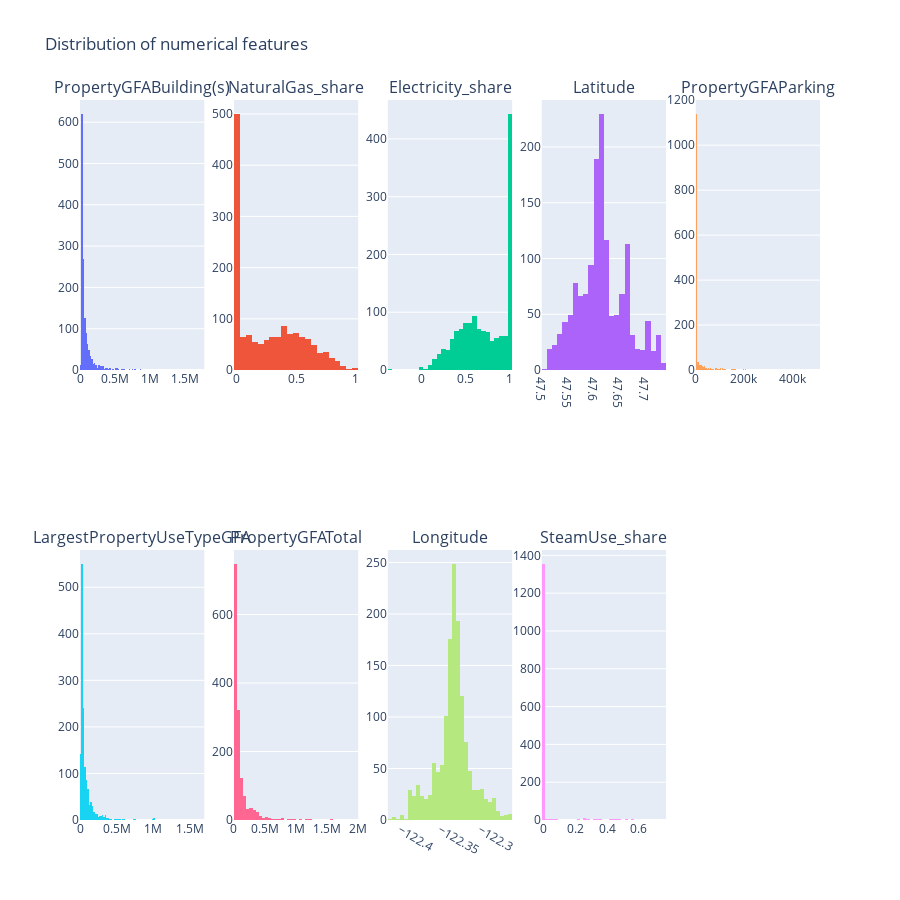

This figure's notebook cell:
### Markdown cell above
### 2.2 Distribution & outliers

### Code cell
# Distribution of continuous variables

fig = make_subplots(rows=2, cols=5, subplot_titles=continuous_features)

for i, col in enumerate(continuous_features, 1):
    trace = go.Histogram(x=df[col], showlegend=False)
    fig.add_trace(trace, row=(i-1)//5 + 1, col=(i-1)%5 + 1)

fig.update_layout(height=len(continuous_features)*100, title_text="Distribution of numerical features")
fig.show()

### Figure 1 — Plotly figure (JSON) as saved in the notebook; plotly's stock layout.template omitted (floating-point values rounded to 4 significant figures; data arrays with more than 128 entries replaced by an {"elided": "..."} marker saying what was removed)
{"data": [{"showlegend": false, "type": "histogram", "x": {"elided": "1452 int values"}, "xaxis": "x", "yaxis": "y"}, {"showlegend": false, "type": "histogram", "x": {"elided": "1452 float values"}, "xaxis": "x2", "yaxis": "y2"}, {"showlegend": false, "type": "histogram", "x": {"elided": "1452 float values"}, "xaxis": "x3", "yaxis": "y3"}, {"showlegend": false, "type": "histogram", "x": {"elided": "1452 float values"}, "xaxis": "x4", "yaxis": "y4"}, {"showlegend": false, "type": "histogram", "x": {"elided": "1452 int values"}, "xaxis": "x5", "yaxis": "y5"}, {"showlegend": false, "type": "histogram", "x": {"elided": "1452 int values"}, "xaxis": "x6", "yaxis": "y6"}, {"showlegend": false, "type": "histogram", "x": {"elided": "1452 int values"}, "xaxis": "x7", "yaxis": "y7"}, {"showlegend": false, "type": "histogram", "x": {"elided": "1452 float values"}, "xaxis": "x8", "yaxis": "y8"}, {"showlegend": false, "type": "histogram", "x": {"elided": "1452 float values"}, "xaxis": "x9", "yaxis": "y9"}], "layout": {"annotations": [{"font": {"size": 16}, "showarrow": false, "text": "PropertyGFABuilding(s)", "x": 0.084, "xanchor": "center", "xref": "paper", "y": 1, "yanchor": "bottom", "yref": "paper"}, {"font": {"size": 16}, "showarrow": false, "text": "NaturalGas_share", "x": 0.292, "xanchor": "center", "xref": "paper", "y": 1, "yanchor": "bottom", "yref": "paper"}, {"font": {"size": 16}, "showarrow": false, "text": "Electricity_share", "x": 0.5, "xanchor": "center", "xref": "paper", "y": 1, "yanchor": "bottom", "yref": "paper"}, {"font": {"size": 16}, "showarrow": false, "text": "Latitude", "x": 0.708, "xanchor": "center", "xref": "paper", "y": 1, "yanchor": "bottom", "yref": "paper"}, {"font": {"size": 16}, "showarrow": false, "text": "PropertyGFAParking", "x": 0.916, "xanchor": "center", "xref": "paper", "y": 1, "yanchor": "bottom", "yref": "paper"}, {"font": {"size": 16}, "showarrow": false, "text": "LargestPropertyUseTypeGFA", "x": 0.084, "xanchor": "center", "xref": "paper", "y": 0.375, "yanchor": "bottom", "yref": "paper"}, {"font": {"size": 16}, "showarrow": false, "text": "PropertyGFATotal", "x": 0.292, "xanchor": "center", "xref": "paper", "y": 0.375, "yanchor": "bottom", "yref": "paper"}, {"font": {"size": 16}, "showarrow": false, "text": "Longitude", "x": 0.5, "xanchor": "center", "xref": "paper", "y": 0.375, "yanchor": "bottom", "yref": "paper"}, {"font": {"size": 16}, "showarrow": false, "text": "SteamUse_share", "x": 0.708, "xanchor": "center", "xref": "paper", "y": 0.375, "yanchor": "bottom", "yref": "paper"}], "height": 900, "title": {"text": "Distribution of numerical features"}, "xaxis": {"anchor": "y", "autorange": true, "domain": [0, 0.168], "range": [-0.5, 1780000.0], "type": "linear"}, "xaxis10": {"anchor": "y10", "domain": [0.832, 1]}, "xaxis2": {"anchor": "y2", "autorange": true, "domain": [0.208, 0.376], "range": [-0.025, 1.025], "type": "linear"}, "xaxis3": {"anchor": "y3", "autorange": true, "domain": [0.416, 0.584], "range": [-0.375, 1.025], "type": "linear"}, "xaxis4": {"anchor": "y4", "autorange": true, "domain": [0.624, 0.792], "range": [47.5, 47.74], "type": "linear"}, "xaxis5": {"anchor": "y5", "autorange": true, "domain": [0.832, 1], "range": [-0.5, 515000.0], "type": "linear"}, "xaxis6": {"anchor": "y6", "autorange": true, "domain": [0, 0.168], "range": [-0.5, 1700000.0], "type": "linear"}, "xaxis7": {"anchor": "y7", "autorange": true, "domain": [0.208, 0.376], "range": [-0.5, 2000000.0], "type": "linear"}, "xaxis8": {"anchor": "y8", "autorange": true, "domain": [0.416, 0.584], "range": [-122.4, -122.3], "type": "linear"}, "xaxis9": {"anchor": "y9", "autorange": true, "domain": [0.624, 0.792], "range": [-0.01, 0.77], "type": "linear"}, "yaxis": {"anchor": "x", "autorange": true, "domain": [0.625, 1], "range": [0, 653.7]}, "yaxis10": {"anchor": "x10", "domain": [0, 0.375]}, "yaxis2": {"anchor": "x2", "autorange": true, "domain": [0.625, 1], "range": [0, 527.4]}, "yaxis3": {"anchor": "x3", "autorange": true, "domain": [0.625, 1], "range": [0, 467.4]}, "yaxis4": {"anchor": "x4", "autorange": true, "domain": [0.625, 1], "range": [0, 242.1]}, "yaxis5": {"anchor": "x5", "autorange": true, "domain": [0.625, 1], "range": [0, 1201.0]}, "yaxis6": {"anchor": "x6", "autorange": true, "domain": [0, 0.375], "range": [0, 580]}, "yaxis7": {"anchor": "x7", "autorange": true, "domain": [0, 0.375], "range": [0, 788.4]}, "yaxis8": {"anchor": "x8", "autorange": true, "domain": [0, 0.375], "range": [0, 262.1]}, "yaxis9": {"anchor": "x9", "autorange": true, "domain": [0, 0.375], "range": [0, 1428.0]}}}
